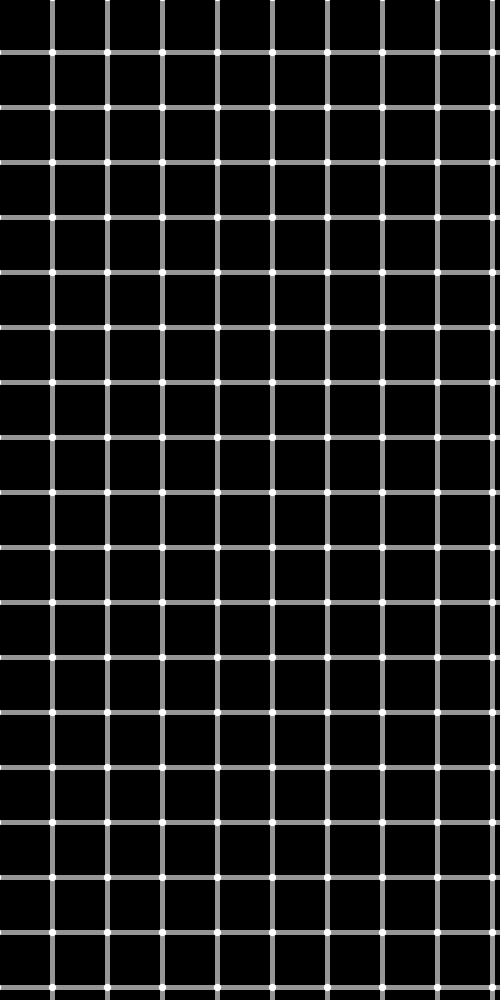
Frame 1 (no input)
Frame 60 (the mouse pressed at the canvas centre just before this capture): identical to frame 1, image omitted
Frame 120 (the mouse held since frame 60 and released just before this capture): identical to frame 1, image omitted

The Processing sketch that drew this single still picture (run headless with seeded random() and noise(); from frame 60 on, the mouse is pressed at the canvas centre):

// Processing sketch: points
// ── points.pde
   //<>//
  
void setup(){
  size(500,1000);
}
 
 
  
void draw(){
  points(); //<>// //<>//
}


void points(){
  background(150,150,150);
  int numberSquares = 10;
  int sizeSquare = width/numberSquares;
  float separation = sizeSquare*(0.1);  
  noStroke();
  for(float i = 0; i < width; i+=(sizeSquare+separation)){
    for(float j = 0; j < height; j+=(sizeSquare+separation)){ 
      fill(0);
      rect(i, j, sizeSquare, sizeSquare);
      fill(255);
      ellipse(i-separation/2, j-separation/2, separation*1.5, separation*1.5 );
    }
  }
}
